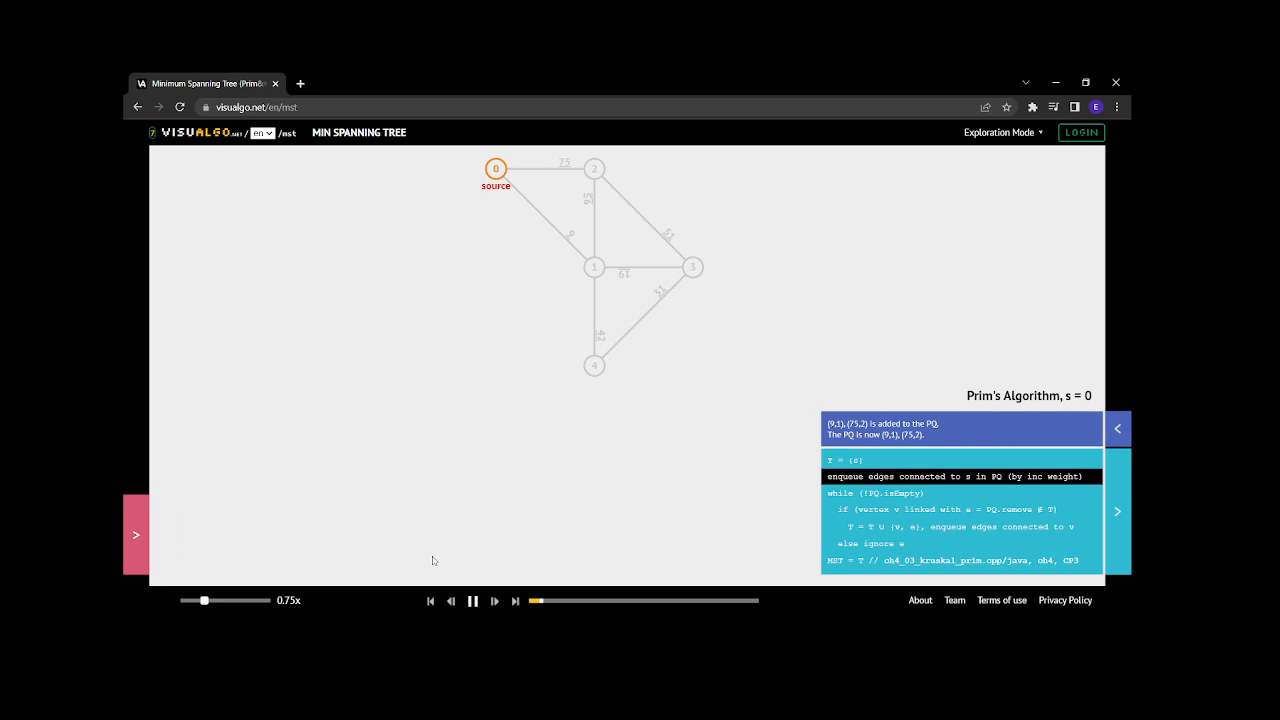
#> input picture frame 163 of video/prim.mp4, 1280 x 720 px
$ python ui.py
#> lines starting #> are read from the running program, lines starting #| are printed output that depends on the picture
### app.py
import cv2
import numpy as np
class MinimumSpanningTree():
    def __init__(self, v = 5 , graph = [], noEdge = 0, total = 0,result = []):
#> the answer given: 1
        self.v = v
        self.total = total
        self.graph = graph
        self.noEdge = noEdge
        self.result = result

    def openImg(self,rep, img):
        img = cv2.imread(img, 1)
        cv2.imshow(rep, img)
        cv2.waitKey(0)
        cv2.destroyAllWindows()

    def openVideo(self, vid,fra):
#> called with vid = './video/prim.mp4', fra = 'Prims Algorithm'
        cap = cv2.VideoCapture(vid)

        if (cap.isOpened()== False):
            print("Error opening video  file")
        while (cap.isOpened()):
            ret, frame = cap.read()
#> frame is the input picture: shape (720, 1280, 3); mean B, G, R 109.5, 107.6, 102.7
            if ret == True:
                cv2.imshow(fra, frame)
                if cv2.waitKey(25) & 0xFF == ord('q') :
#> (key q is pressed here)
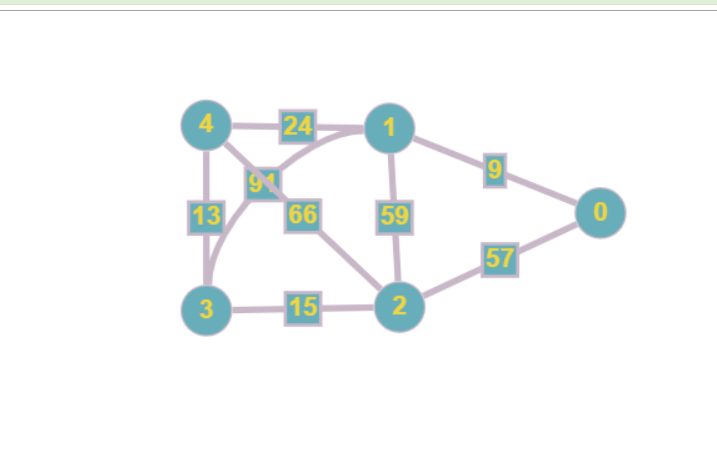
#> input picture img/prim.png, 717 x 457 px
#> in openImg, img is the input picture: shape (457, 717, 3); mean B, G, R 248.1, 248.5, 246.1
                    break
            else:
                break
        cap.release()
        cv2.destroyAllWindows()

    def prims(self):
        inf = 1111111
        # grafları komşuluk matrisiyle temsil ettik
        self.graph =[[0, 9, 57, 0, 0],
                    [9, 0, 59, 91, 24],
                    [57, 59, 0, 15, 66],
                    [0, 91, 15, 0, 13],
                    [0, 24, 66, 13, 0]]

        selectNode = [False for node in range(self.v)]
        self.result = [[0 for column in range(self.v)]
                    for row in range(self.v)]

        while ( False in selectNode ):
            min = inf
            start = 0
            end = 0
            for i in range(self.v):
                if selectNode[i]:
                    for j in range(self.v):

                        if ((not selectNode[j]) and self.graph[i][j]>0 ):
                            if min > self.graph[i][j]:
                                min = self.graph[i][j]
                                start = i
                                end = j

            selectNode[end] = True
            self.result[start][end] = min
            if min == inf:
                self.result[start][end] = 0

            self.noEdge += 1
            self.result[end][start] = self.result[start][end]
            self.total += self.result[start][end]
        for i in range(len(self.result)):
            for j in range(0+i, len(self.result)):
                if self.result[i][j] != 0:
                    print(" {} - {} vertex arası ağırlık: {} ".format(i,j,self.result[i][j]) )

        print("Kenarların ağırlıkları toplamı:",format(self.total))

    # Kruskal Algorithms Started

    def addEdgeToKruskal(self, node1, node2, weight):
        self.graph.append([node1, node2, weight])

    # [41 lines left out: functions findSubtree, connectSubtree, kruskal, not called in this run]


### ui.py
from app import MinimumSpanningTree
import time
mst = MinimumSpanningTree()
# NOT : DÖNGÜ İÇİNDE BİR PROGRAMI BAŞLATTIKTAN SONRA DİĞER PROGRAMA GEÇİNCE(prim algoritması çalıştıktan sonra kruskalı çalıştırmak isteyince) HATA VERİYOR. DÖNGÜ SONLANDIKTAN SONRA PROGRAMI TEKRAR BAŞLATIRSAK(prim çalıştı => döngüyü sonlandır , döngüyü başlat , kruskal çalıştır) HERHANGİ BİR SIKINTI YOK
print("********** 2021-2022 ÇİZGE KURAMI **********")
print("""
        Minimum Spanning Tree Algoritması
        Minimum Spanning Tree Algoritması Nedir?
            MST algoritması kenar ağırlıklarına (weights) sahip olan bir çizit (graph) yapısı içinde minimal ve kapsayan ağacı (MST) bulan algoritmaya verilen isimdir
        Uygulamamızda güncel olarak 2 adet algoritma vardır:
        Prim's Algoritması - Kruskal Algoritması

        Lütfen yapmak istediğiniz işlemi seçiniz( 1 or 2 ):
        1- Prim's algoritmasını çalıştır
        2- Kruskal algoritmasını çalıştır
        Çıkmak için 'q' tuşuna basınız
      """)
def ui():
    while True:

        choose = input("Seciminiz: ")
        if choose == "1":
            print("Prim's algoritmasını daha iyi anlamak için önce kısa animasyonumuzu izleyin")
            print("Animasyondan çıkmak için 'q' tuşuna basınız")
            time.sleep(2)
            mst.openVideo('./video/prim.mp4', 'Prims Algorithm')
            print("Oluşturulan grafımız temsil ediliyor")
            time.sleep(1.5)
            mst.openImg('Prims Represent','./img/prim.png')
            print('İşleminiz yerine getiriliyor. Lütfen bekleyiniz')
            time.sleep(1)
            mst.prims()
            time.sleep(1)
            mst.openImg('Prims Result','./img/primResult.png')
#> call 2 of openImg, with rep = 'Prims Result', img = './img/primResult.png'
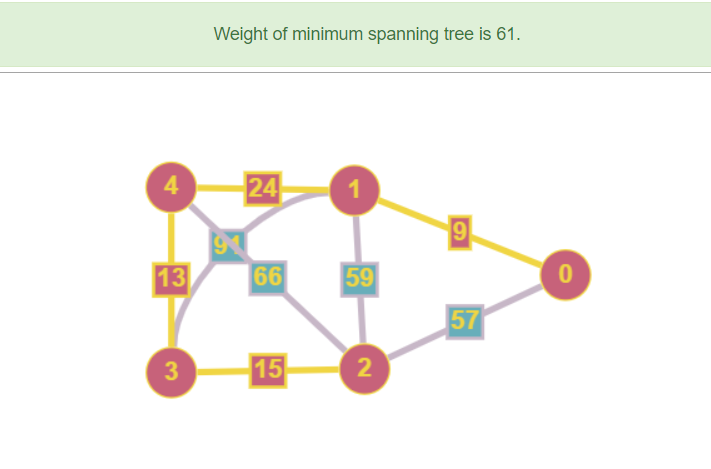
#> input picture img/primResult.png, 711 x 469 px
#> in openImg, img is the input picture: shape (469, 711, 3); mean B, G, R 238.3, 244.2, 245.5
            print('\n')
        elif choose == '2':
            print("Kruskal algoritmasını daha iyi anlamak için önce kısa animasyonumuzu izleyin")
            print("Animasyondan çıkmak için 'q' tuşuna basınız")
            time.sleep(2)
            mst.openVideo("./video/kruskal.mp4", 'Kruskal Algorithm')
            print("Oluşturulan grafımız temsil ediliyor")
            time.sleep(1.4)
            mst.openImg('Kruskal Represent','./img/kruskal.png')
            print('İşleminiz yerine getiriliyor. Lütfen bekleyiniz')
            time.sleep(1)
            mst.addEdgeToKruskal(0, 1, 10)
            mst.addEdgeToKruskal(1, 2, 7)
            mst.addEdgeToKruskal(2, 3, 11)
            mst.addEdgeToKruskal(3, 4, 3)
            mst.addEdgeToKruskal(5, 6, 1)
            mst.addEdgeToKruskal(6, 7, 11)
            mst.addEdgeToKruskal(7, 8, 14)
            mst.addEdgeToKruskal(1, 6, 8)
            mst.addEdgeToKruskal(2, 7, 2)
            mst.addEdgeToKruskal(3, 8, 20)
            mst.kruskal()
            time.sleep(1.5)
            mst.openImg('Kruskal Result','./img/kruskalResult.png')
        elif choose == 'q':
            print("Çıkış yapılıyor... Yine bekleriz...")
            time.sleep(1)
            break
        else:
            print("OOPPS ! Bir şeyler yanlış gitti tekrar deneyiniz...")
            time.sleep(1)


#> (the run stopped early here; a loop or call above may not have finished)

$ run again, starting later in the video
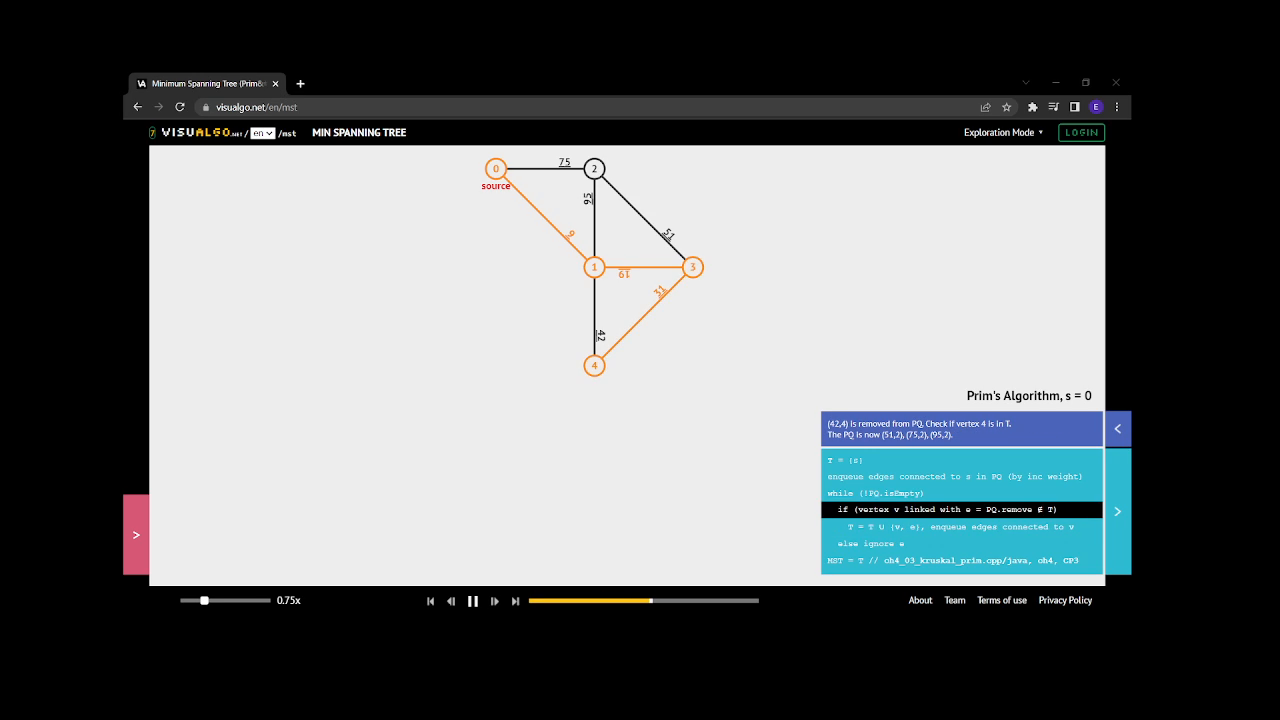
#> input picture frame 736 of video/prim.mp4, 1280 x 720 px
#> in openVideo, frame is the input picture: shape (720, 1280, 3); mean B, G, R 109, 107.4, 102.6
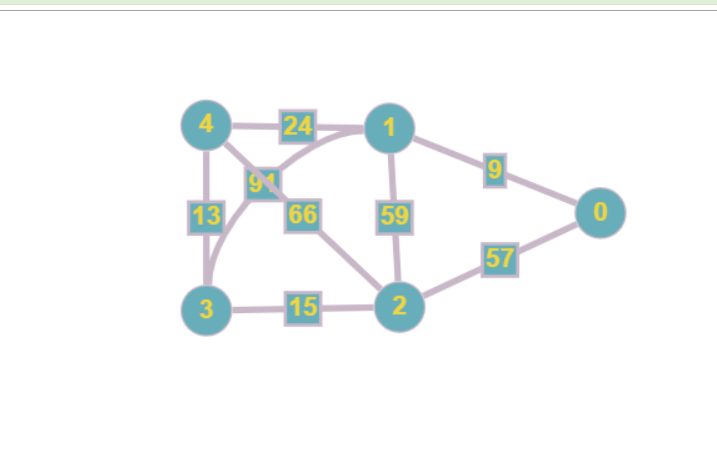
#> input picture img/prim.png, 717 x 457 px
#> in openImg, img is the input picture: shape (457, 717, 3); mean B, G, R 248.1, 248.5, 246.1
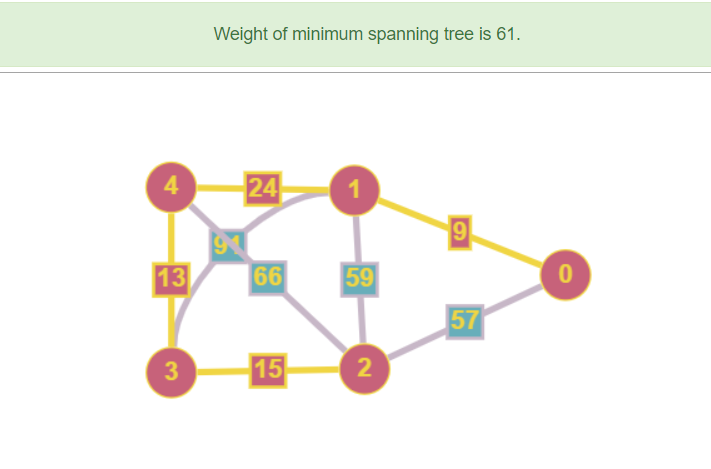
#> input picture img/primResult.png, 711 x 469 px
#> in openImg, img is the input picture: shape (469, 711, 3); mean B, G, R 238.3, 244.2, 245.5

$ run again, starting later in the video
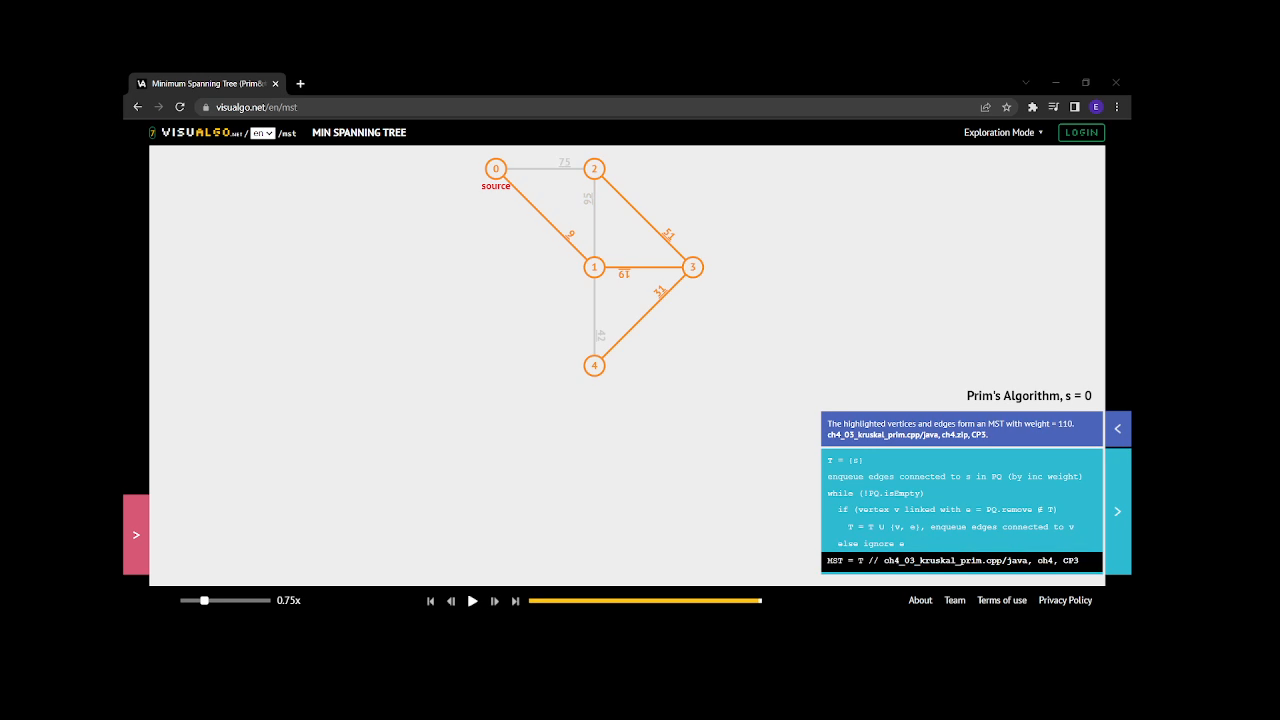
#> input picture frame 1308 of video/prim.mp4, 1280 x 720 px
#> in openVideo, frame is the input picture: shape (720, 1280, 3); mean B, G, R 108.9, 107.5, 102.9
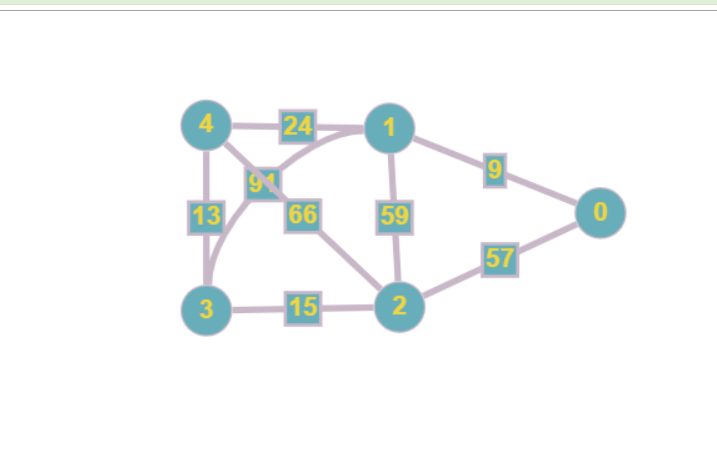
#> input picture img/prim.png, 717 x 457 px
#> in openImg, img is the input picture: shape (457, 717, 3); mean B, G, R 248.1, 248.5, 246.1
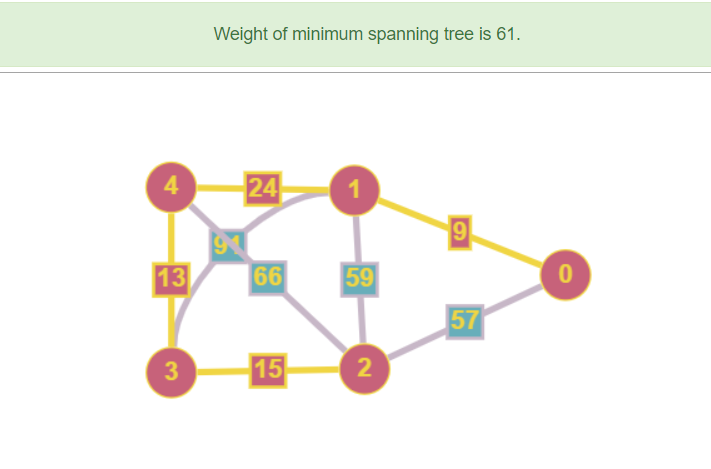
#> input picture img/primResult.png, 711 x 469 px
#> in openImg, img is the input picture: shape (469, 711, 3); mean B, G, R 238.3, 244.2, 245.5
